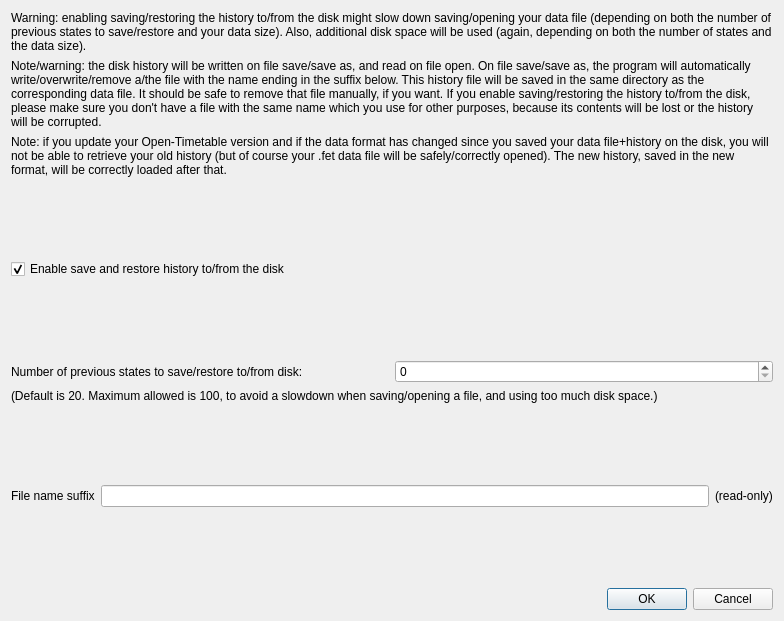
<?xml version="1.0" encoding="UTF-8"?>
<ui version="4.0">
 <class>SettingsRestoreDataFromDiskForm_template</class>
 <widget class="QDialog" name="SettingsRestoreDataFromDiskForm_template">
  <property name="geometry">
   <rect>
    <x>0</x>
    <y>0</y>
    <width>784</width>
    <height>621</height>
   </rect>
  </property>
  <property name="windowTitle">
   <string comment="The title of the dialog of settings for recording and restoring data (undo/redo) from disk">Settings for restore data states from disk</string>
  </property>
  <layout class="QGridLayout" name="gridLayout">
   <item row="9" column="0" colspan="2">
    <layout class="QHBoxLayout" name="horizontalLayout_2">
     <item>
      <widget class="QLabel" name="fileNameLabel">
       <property name="text">
        <string>File name suffix</string>
       </property>
      </widget>
     </item>
     <item>
      <widget class="QLineEdit" name="fileNameSuffixLineEdit"/>
     </item>
     <item>
      <widget class="QLabel" name="fileNameLabel2">
       <property name="text">
        <string comment="The line edit for the history to/from the disk file name suffix is read-only">(read-only)</string>
       </property>
      </widget>
     </item>
    </layout>
   </item>
   <item row="10" column="0" colspan="2">
    <spacer name="verticalSpacer_4">
     <property name="orientation">
      <enum>Qt::Vertical</enum>
     </property>
     <property name="sizeHint" stdset="0">
      <size>
       <width>588</width>
       <height>12</height>
      </size>
     </property>
    </spacer>
   </item>
   <item row="6" column="0" colspan="2">
    <layout class="QHBoxLayout" name="horizontalLayout">
     <item>
      <widget class="QLabel" name="maxStatesLabel">
       <property name="text">
        <string>Number of previous states to save/restore to/from disk:</string>
       </property>
      </widget>
     </item>
     <item>
      <widget class="QSpinBox" name="maxStatesSpinBox"/>
     </item>
    </layout>
   </item>
   <item row="0" column="0" colspan="2">
    <widget class="QLabel" name="label">
     <property name="sizePolicy">
      <sizepolicy hsizetype="Minimum" vsizetype="Minimum">
       <horstretch>0</horstretch>
       <verstretch>0</verstretch>
      </sizepolicy>
     </property>
     <property name="text">
      <string>Warning: enabling saving/restoring the history to/from the disk might slow down saving/opening your data file (depending on both the number of previous states to save/restore and your data size). Also, additional disk space will be used (again, depending on both the number of states and the data size).</string>
     </property>
     <property name="wordWrap">
      <bool>true</bool>
     </property>
    </widget>
   </item>
   <item row="1" column="0" colspan="2">
    <widget class="QLabel" name="label2">
     <property name="sizePolicy">
      <sizepolicy hsizetype="Minimum" vsizetype="Minimum">
       <horstretch>0</horstretch>
       <verstretch>0</verstretch>
      </sizepolicy>
     </property>
     <property name="text">
      <string comment="Disk history refers to the history which will be kept on the computer disk">Note/warning: the disk history will be written on file save/save as, and read on file open. On file save/save as, the program will automatically write/overwrite/remove a/the file with the name ending in the suffix below. This history file will be saved in the same directory as the corresponding data file. It should be safe to remove that file manually, if you want. If you enable saving/restoring the history to/from the disk, please make sure you don't have a file with the same name which you use for other purposes, because its contents will be lost or the history will be corrupted.</string>
     </property>
     <property name="wordWrap">
      <bool>true</bool>
     </property>
    </widget>
   </item>
   <item row="5" column="0" colspan="2">
    <spacer name="verticalSpacer_2">
     <property name="orientation">
      <enum>Qt::Vertical</enum>
     </property>
     <property name="sizeHint" stdset="0">
      <size>
       <width>20</width>
       <height>37</height>
      </size>
     </property>
    </spacer>
   </item>
   <item row="4" column="0" colspan="2">
    <widget class="QCheckBox" name="enableHistoryOnDiskCheckBox">
     <property name="text">
      <string>Enable save and restore history to/from the disk</string>
     </property>
     <property name="checked">
      <bool>true</bool>
     </property>
    </widget>
   </item>
   <item row="11" column="0" colspan="2">
    <widget class="QDialogButtonBox" name="buttonBox">
     <property name="orientation">
      <enum>Qt::Horizontal</enum>
     </property>
     <property name="standardButtons">
      <set>QDialogButtonBox::Cancel|QDialogButtonBox::Ok</set>
     </property>
    </widget>
   </item>
   <item row="3" column="0" colspan="2">
    <spacer name="verticalSpacer">
     <property name="orientation">
      <enum>Qt::Vertical</enum>
     </property>
     <property name="sizeHint" stdset="0">
      <size>
       <width>20</width>
       <height>40</height>
      </size>
     </property>
    </spacer>
   </item>
   <item row="7" column="0" colspan="2">
    <widget class="QLabel" name="maxStatesLabel2">
     <property name="sizePolicy">
      <sizepolicy hsizetype="Minimum" vsizetype="Minimum">
       <horstretch>0</horstretch>
       <verstretch>0</verstretch>
      </sizepolicy>
     </property>
     <property name="text">
      <string comment="20 is the default number of states to record on the disk, and 100 is the maximum number of states to record on the disk">(Default is 20. Maximum allowed is 100, to avoid a slowdown when saving/opening a file, and using too much disk space.)</string>
     </property>
     <property name="wordWrap">
      <bool>true</bool>
     </property>
    </widget>
   </item>
   <item row="8" column="0" colspan="2">
    <spacer name="verticalSpacer_3">
     <property name="orientation">
      <enum>Qt::Vertical</enum>
     </property>
     <property name="sizeHint" stdset="0">
      <size>
       <width>20</width>
       <height>40</height>
      </size>
     </property>
    </spacer>
   </item>
   <item row="2" column="0" colspan="2">
    <widget class="QLabel" name="label3">
     <property name="sizePolicy">
      <sizepolicy hsizetype="Minimum" vsizetype="Minimum">
       <horstretch>0</horstretch>
       <verstretch>0</verstretch>
      </sizepolicy>
     </property>
     <property name="text">
      <string>Note: if you update your Open-Timetable version and if the data format has changed since you saved your data file+history on the disk, you will not be able to retrieve your old history (but of course your .fet data file will be safely/correctly opened). The new history, saved in the new format, will be correctly loaded after that.</string>
     </property>
     <property name="wordWrap">
      <bool>true</bool>
     </property>
    </widget>
   </item>
  </layout>
 </widget>
 <resources/>
 <connections>
  <connection>
   <sender>buttonBox</sender>
   <signal>accepted()</signal>
   <receiver>SettingsRestoreDataFromDiskForm_template</receiver>
   <slot>accept()</slot>
   <hints>
    <hint type="sourcelabel">
     <x>248</x>
     <y>254</y>
    </hint>
    <hint type="destinationlabel">
     <x>157</x>
     <y>274</y>
    </hint>
   </hints>
  </connection>
  <connection>
   <sender>buttonBox</sender>
   <signal>rejected()</signal>
   <receiver>SettingsRestoreDataFromDiskForm_template</receiver>
   <slot>reject()</slot>
   <hints>
    <hint type="sourcelabel">
     <x>316</x>
     <y>260</y>
    </hint>
    <hint type="destinationlabel">
     <x>286</x>
     <y>274</y>
    </hint>
   </hints>
  </connection>
 </connections>
</ui>
